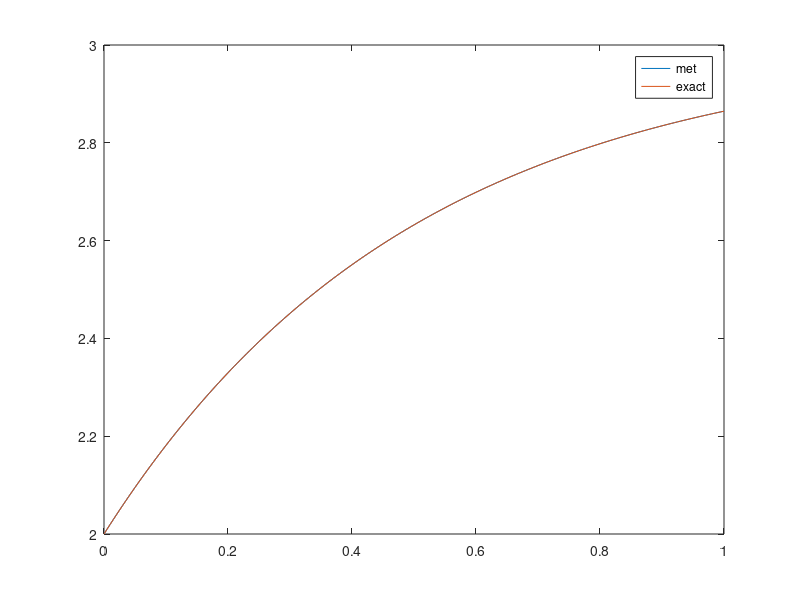

Write the MATLAB code that produced this figure. (Note: this script raises an error after producing the figure.)
f = @(t,x) -2 * (x - 3);
intervalo = [0, 1];
N = 200;
exacta = @(t) 3 - exp(-2 .* t);
x0 = 2;

h = (intervalo(2) - intervalo(1)) / N;
t = intervalo(1): h: intervalo(2);

x1 = x0 + h * f(t(1), x0);

x = zeros(1, N + 1);

x(1) = x0;
x(2) = x1;

for i = 1:N - 1
    % Prediccion. Desplazados los indices
    x(i + 2) = x(i + 1) + h * f(t(i + 1), x(i + 1));
    
    % Evaluacion
    tmp_ev = f(t(i + 2), x(i + 2));
    
    % Correccion
    x(i + 2) = x(i + 1) + (h / 12) * (5 * tmp_ev + 8 * f(t(i + 1), x(i + 1)) - f(t(i), x(i)));
end

x_exact = exacta(t);

figure(1)
plot(t, x)
hold on
plot(t, x_exact)
legend('met', 'exact')

inf_norm = max(max(abs(x - x_exact)));

figure(2)
yline(inf_norm, 'k');
legend(sprintf("Max error: %d", inf_norm))

